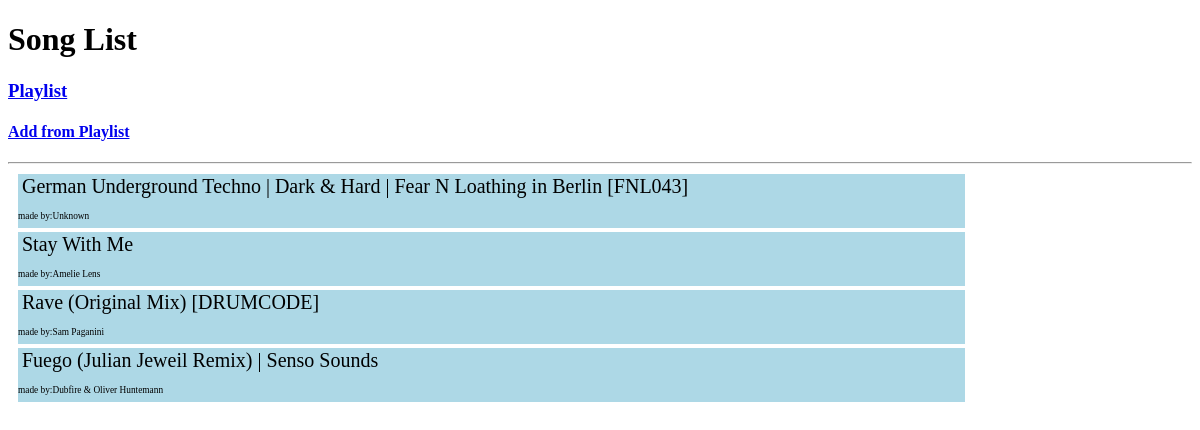
/, run on an earlier commit of the app's database.
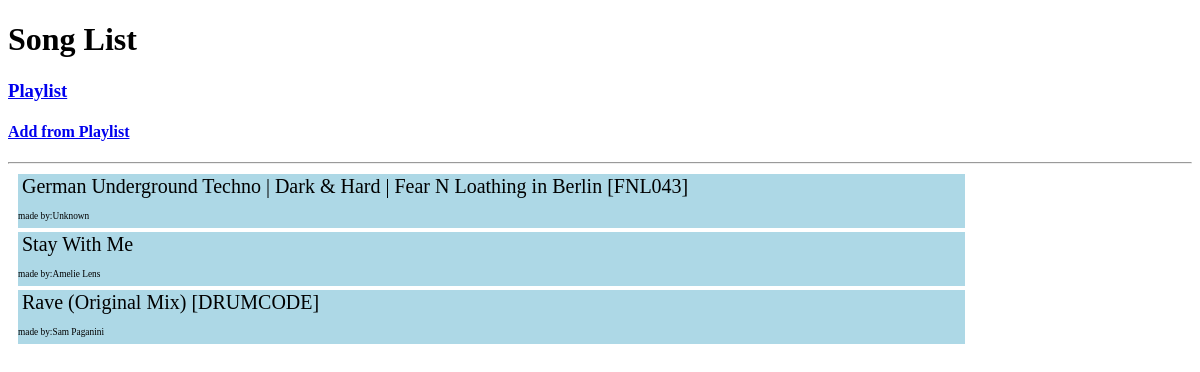
And on a later commit of the database.
### song/models.py (models this page shows, shortened)
class Song(models.Model):
    name = models.CharField(max_length=30)
    artist = models.CharField(max_length=20)
    type = models.CharField(max_length=20)
    objects = SongManager()

### song/views.py (the view)
# urls.py: re_path(r'^$', views.song_list),
def song_list(request):
    songs = models.Song.objects.all().order_by('id')
    return render(request, 'home.html', locals())

### song/templates/home.html (shortened to what this page needs)
<!DOCTYPE html>
<html lang="en">
<head>
</head>
<body>
    <h1>Song List</h1>
    <h3><a href="https://www.youtube.com/playlist?list=PLOcfOFh9YQcf1lVq_MYCMwu6bzD6__GUZ">Playlist</a></h3>
    <h4><a href="/add/">Add from Playlist</a></h4>
    <hr>
    <div class="container">
        {% for song in songs %}
        <div class="song">
            <p>{{song.name}}</p>
            <label>made by:{{song.artist}}</label>
        </div>
        {% endfor %}
    </div>
</body>
</html>

What changed in the data, as far as the page shows it:
removed Song: name "Fuego (Julian Jeweil Remix) | Senso Sounds", artist "Dubfire & Oliver Huntemann"
